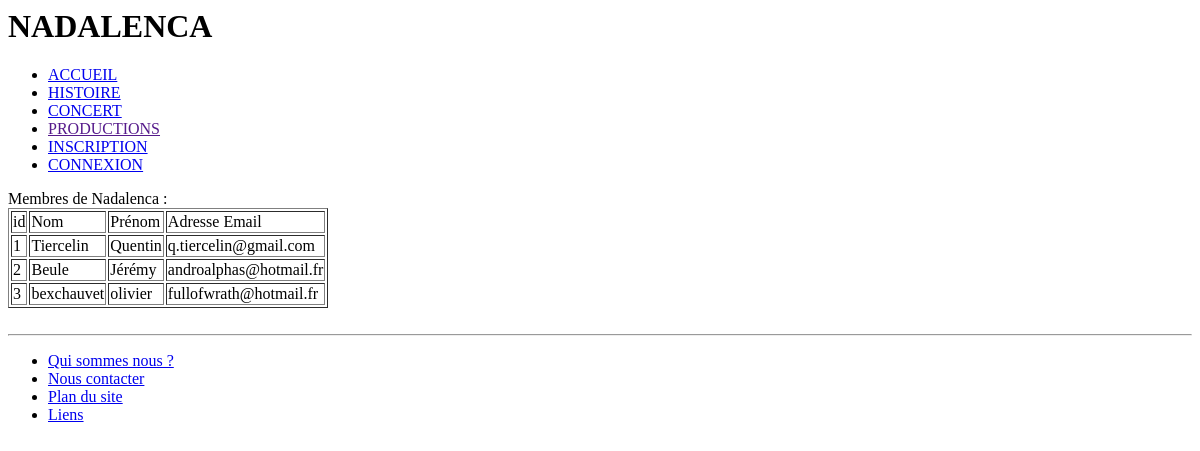
Page /Controleur/controlMembres3.php on the earlier database version.
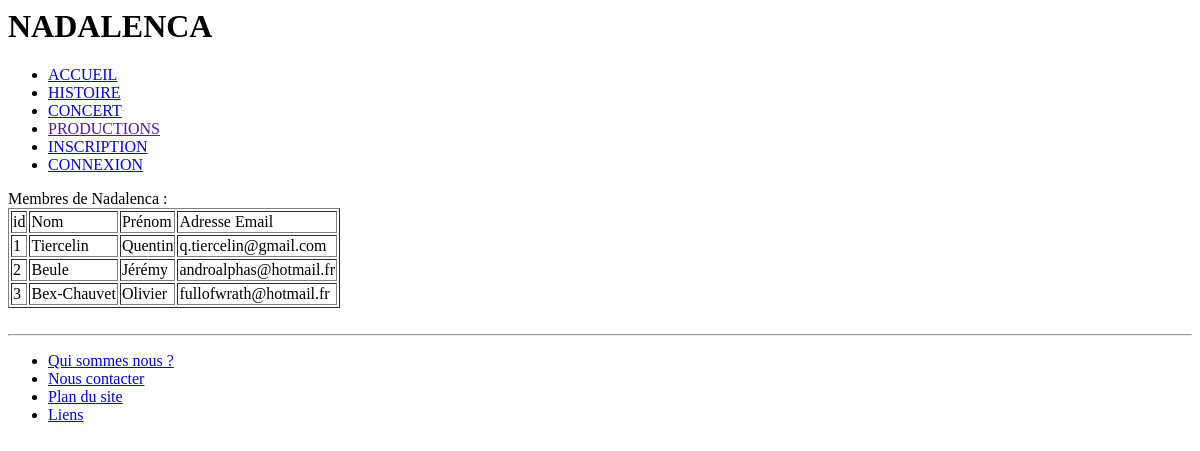
Same page on the later database version.
### tables this page shows
CREATE TABLE IF NOT EXISTS `utilisateur` (
  `id` int(11) NOT NULL AUTO_INCREMENT,
  `nom` varchar(255) NOT NULL,
  `prenom` varchar(255) NOT NULL,
  `email` varchar(255) NOT NULL,
  `mdp` varchar(255) NOT NULL,
  `statut` varchar(255) NOT NULL,
  `admin` tinyint(1) NOT NULL,
  `adresseP` varchar(255) NOT NULL,
  `codeP` varchar(255) NOT NULL,
  `ville` varchar(255) NOT NULL,
  `numtelF` varchar(14) NOT NULL,
  `numtelM` varchar(14) NOT NULL,
  `voix` varchar(255) NOT NULL,
  PRIMARY KEY (`id`),
  UNIQUE KEY `id` (`id`)
);

### Controleur/controlMembres3.php (the view, shortened to what this page needs)
<?php
include("./menu.php");
echo 'Membres de Nadalenca :
		<table border = "1">
			<tr>
				<td>id</td>
				<td>Nom</td>
				<td>Prénom</td>
				<td>Adresse Email</td>';
	$req="SELECT * from utilisateur";
	$res =mysql_query($req);
	while ($tuple = mysql_fetch_array($res))
	{
		echo "<tr>"
				."<td>".$tuple['id']."</td>"
				."<td>".$tuple['nom']."</td>"
				."<td>".$tuple['prenom']."</td>"
				."<td>".$tuple['email']."</td>"
			."</tr>";
	}
		echo "</table><br/>";
		require("./footer.php");
?>

Differences in the rows shown:
changed utilisateur "fullofwrath@hotmail.fr": nom "bexchauvet" → "Bex-Chauvet"; prenom "olivier" → "Olivier"
